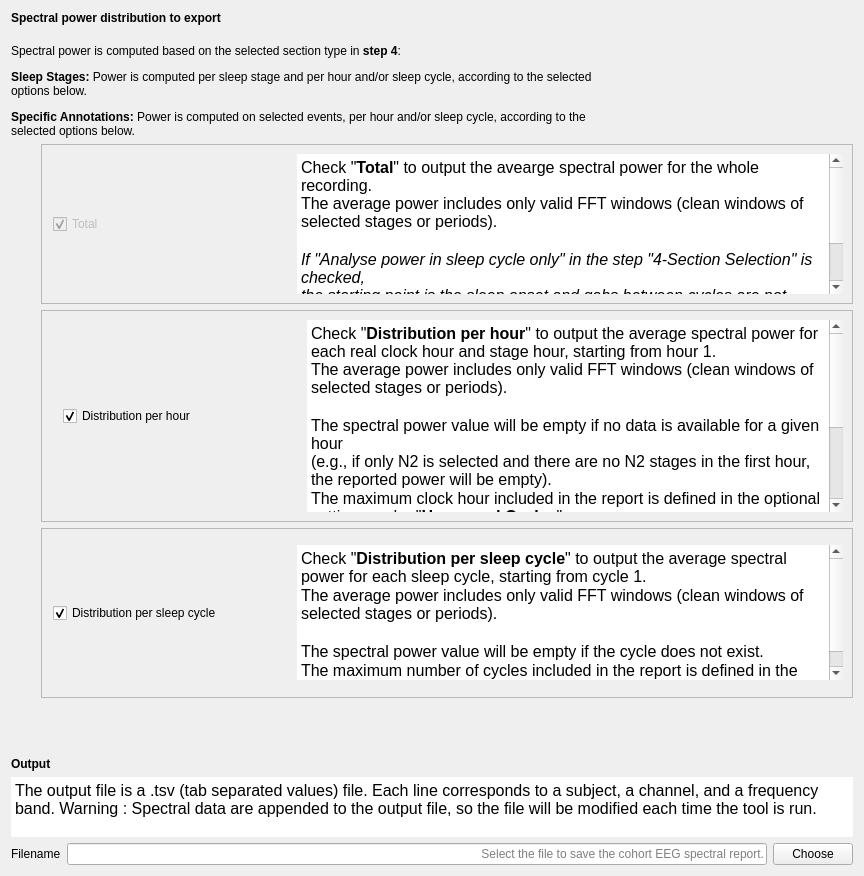
<?xml version="1.0" encoding="UTF-8"?>
<ui version="4.0">
 <class>Outputfiles</class>
 <widget class="QWidget" name="Outputfiles">
  <property name="geometry">
   <rect>
    <x>0</x>
    <y>0</y>
    <width>864</width>
    <height>876</height>
   </rect>
  </property>
  <property name="windowTitle">
   <string/>
  </property>
  <layout class="QVBoxLayout" name="verticalLayout_3">
   <item>
    <widget class="QLabel" name="label">
     <property name="font">
      <font>
       <italic>false</italic>
       <bold>false</bold>
      </font>
     </property>
     <property name="text">
      <string>&lt;html&gt;&lt;head/&gt;&lt;body&gt;&lt;p&gt;&lt;span style=&quot; font-weight:600;&quot;&gt;Spectral power distribution to export&lt;/span&gt;&lt;/p&gt;&lt;/body&gt;&lt;/html&gt;</string>
     </property>
    </widget>
   </item>
   <item>
    <spacer name="verticalSpacer_4">
     <property name="orientation">
      <enum>Qt::Orientation::Vertical</enum>
     </property>
     <property name="sizeType">
      <enum>QSizePolicy::Policy::Fixed</enum>
     </property>
     <property name="sizeHint" stdset="0">
      <size>
       <width>20</width>
       <height>13</height>
      </size>
     </property>
    </spacer>
   </item>
   <item>
    <widget class="QLabel" name="label_2">
     <property name="text">
      <string>&lt;html&gt;&lt;head/&gt;&lt;body&gt;&lt;p&gt;Spectral power is computed based on the selected section type in &lt;span style=&quot; font-weight:700;&quot;&gt;step 4&lt;/span&gt;:&lt;/p&gt;&lt;p&gt;&lt;span style=&quot; font-weight:700;&quot;&gt;Sleep Stages:&lt;/span&gt; Power is computed per sleep stage and per hour and/or sleep cycle, according to the selected &lt;br/&gt;options below.&lt;/p&gt;&lt;p&gt;&lt;span style=&quot; font-weight:700;&quot;&gt;Specific Annotations:&lt;/span&gt; Power is computed on selected events, per hour and/or sleep cycle, according to the &lt;br/&gt;selected options below.&lt;/p&gt;&lt;/body&gt;&lt;/html&gt;</string>
     </property>
    </widget>
   </item>
   <item>
    <layout class="QHBoxLayout" name="horizontalLayout_5">
     <item>
      <spacer name="horizontalSpacer_2">
       <property name="orientation">
        <enum>Qt::Orientation::Horizontal</enum>
       </property>
       <property name="sizeType">
        <enum>QSizePolicy::Policy::Fixed</enum>
       </property>
       <property name="sizeHint" stdset="0">
        <size>
         <width>30</width>
         <height>13</height>
        </size>
       </property>
      </spacer>
     </item>
     <item>
      <layout class="QVBoxLayout" name="verticalLayout">
       <item>
        <widget class="QFrame" name="frame">
         <property name="frameShape">
          <enum>QFrame::Shape::StyledPanel</enum>
         </property>
         <property name="frameShadow">
          <enum>QFrame::Shadow::Raised</enum>
         </property>
         <layout class="QHBoxLayout" name="horizontalLayout">
          <item>
           <spacer name="horizontalSpacer_3">
            <property name="orientation">
             <enum>Qt::Orientation::Horizontal</enum>
            </property>
            <property name="sizeType">
             <enum>QSizePolicy::Policy::Fixed</enum>
            </property>
            <property name="sizeHint" stdset="0">
             <size>
              <width>2</width>
              <height>20</height>
             </size>
            </property>
           </spacer>
          </item>
          <item>
           <widget class="QCheckBox" name="total_checkBox">
            <property name="enabled">
             <bool>false</bool>
            </property>
            <property name="minimumSize">
             <size>
              <width>238</width>
              <height>0</height>
             </size>
            </property>
            <property name="maximumSize">
             <size>
              <width>238</width>
              <height>16777215</height>
             </size>
            </property>
            <property name="toolTip">
             <string/>
            </property>
            <property name="text">
             <string>Total</string>
            </property>
            <property name="checked">
             <bool>true</bool>
            </property>
           </widget>
          </item>
          <item>
           <widget class="QTextEdit" name="textEdit_tot">
            <property name="sizePolicy">
             <sizepolicy hsizetype="Expanding" vsizetype="Preferred">
              <horstretch>0</horstretch>
              <verstretch>0</verstretch>
             </sizepolicy>
            </property>
            <property name="maximumSize">
             <size>
              <width>16777215</width>
              <height>140</height>
             </size>
            </property>
            <property name="frameShape">
             <enum>QFrame::Shape::NoFrame</enum>
            </property>
            <property name="frameShadow">
             <enum>QFrame::Shadow::Plain</enum>
            </property>
            <property name="lineWidth">
             <number>0</number>
            </property>
            <property name="readOnly">
             <bool>true</bool>
            </property>
            <property name="html">
             <string>&lt;!DOCTYPE HTML PUBLIC &quot;-//W3C//DTD HTML 4.0//EN&quot; &quot;http://www.w3.org/TR/REC-html40/strict.dtd&quot;&gt;
&lt;html&gt;&lt;head&gt;&lt;meta name=&quot;qrichtext&quot; content=&quot;1&quot; /&gt;&lt;meta charset=&quot;utf-8&quot; /&gt;&lt;style type=&quot;text/css&quot;&gt;
p, li { white-space: pre-wrap; }
hr { height: 1px; border-width: 0; }
li.unchecked::marker { content: &quot;\2610&quot;; }
li.checked::marker { content: &quot;\2612&quot;; }
&lt;/style&gt;&lt;/head&gt;&lt;body style=&quot; font-size:12pt; font-weight:400; font-style:normal;&quot;&gt;
&lt;p style=&quot; margin-top:0px; margin-bottom:0px; margin-left:0px; margin-right:0px; -qt-block-indent:0; text-indent:0px;&quot;&gt;Check &amp;quot;&lt;span style=&quot; font-weight:600;&quot;&gt;Total&lt;/span&gt;&amp;quot; to output the avearge spectral power for the whole recording. &lt;br /&gt;The average power includes only valid FFT windows (clean windows of selected stages or periods).&lt;/p&gt;
&lt;p style=&quot;-qt-paragraph-type:empty; margin-top:0px; margin-bottom:0px; margin-left:0px; margin-right:0px; -qt-block-indent:0; text-indent:0px;&quot;&gt;&lt;br /&gt;&lt;/p&gt;
&lt;p style=&quot; margin-top:0px; margin-bottom:0px; margin-left:0px; margin-right:0px; -qt-block-indent:0; text-indent:0px;&quot;&gt;&lt;span style=&quot; font-style:italic;&quot;&gt;If &amp;quot;Analyse power in sleep cycle only&amp;quot; in the step &amp;quot;4-Section Selection&amp;quot; is checked, &lt;br /&gt;the starting point is the sleep onset and gabs between cycles are not analysed.&lt;br /&gt;Otherwise all the recording is analysed, even before the sleep onset and after the last asleep epoch.&lt;/span&gt;&lt;/p&gt;&lt;/body&gt;&lt;/html&gt;</string>
            </property>
           </widget>
          </item>
         </layout>
        </widget>
       </item>
       <item>
        <widget class="QFrame" name="frame_2">
         <property name="frameShape">
          <enum>QFrame::Shape::StyledPanel</enum>
         </property>
         <property name="frameShadow">
          <enum>QFrame::Shadow::Raised</enum>
         </property>
         <layout class="QHBoxLayout" name="horizontalLayout_3">
          <item>
           <spacer name="horizontalSpacer">
            <property name="orientation">
             <enum>Qt::Orientation::Horizontal</enum>
            </property>
            <property name="sizeType">
             <enum>QSizePolicy::Policy::Fixed</enum>
            </property>
            <property name="sizeHint" stdset="0">
             <size>
              <width>12</width>
              <height>20</height>
             </size>
            </property>
           </spacer>
          </item>
          <item>
           <widget class="QCheckBox" name="hour_checkBox">
            <property name="minimumSize">
             <size>
              <width>238</width>
              <height>0</height>
             </size>
            </property>
            <property name="maximumSize">
             <size>
              <width>238</width>
              <height>16777215</height>
             </size>
            </property>
            <property name="toolTip">
             <string/>
            </property>
            <property name="text">
             <string>Distribution per hour</string>
            </property>
            <property name="checked">
             <bool>true</bool>
            </property>
           </widget>
          </item>
          <item>
           <widget class="QTextEdit" name="textEdit_hour">
            <property name="sizePolicy">
             <sizepolicy hsizetype="Expanding" vsizetype="Expanding">
              <horstretch>0</horstretch>
              <verstretch>0</verstretch>
             </sizepolicy>
            </property>
            <property name="minimumSize">
             <size>
              <width>0</width>
              <height>0</height>
             </size>
            </property>
            <property name="maximumSize">
             <size>
              <width>16777215</width>
              <height>16777215</height>
             </size>
            </property>
            <property name="frameShape">
             <enum>QFrame::Shape::NoFrame</enum>
            </property>
            <property name="frameShadow">
             <enum>QFrame::Shadow::Plain</enum>
            </property>
            <property name="lineWidth">
             <number>0</number>
            </property>
            <property name="readOnly">
             <bool>true</bool>
            </property>
            <property name="html">
             <string>&lt;!DOCTYPE HTML PUBLIC &quot;-//W3C//DTD HTML 4.0//EN&quot; &quot;http://www.w3.org/TR/REC-html40/strict.dtd&quot;&gt;
&lt;html&gt;&lt;head&gt;&lt;meta name=&quot;qrichtext&quot; content=&quot;1&quot; /&gt;&lt;meta charset=&quot;utf-8&quot; /&gt;&lt;style type=&quot;text/css&quot;&gt;
p, li { white-space: pre-wrap; }
hr { height: 1px; border-width: 0; }
li.unchecked::marker { content: &quot;\2610&quot;; }
li.checked::marker { content: &quot;\2612&quot;; }
&lt;/style&gt;&lt;/head&gt;&lt;body style=&quot; font-size:12pt; font-weight:400; font-style:normal;&quot;&gt;
&lt;p style=&quot; margin-top:0px; margin-bottom:0px; margin-left:0px; margin-right:0px; -qt-block-indent:0; text-indent:0px;&quot;&gt;Check &amp;quot;&lt;span style=&quot; font-weight:600;&quot;&gt;Distribution per hour&lt;/span&gt;&amp;quot; to output the average spectral power for each real clock hour and stage hour, starting from hour 1. &lt;br /&gt;The average power includes only valid FFT windows (clean windows of selected stages or periods).&lt;/p&gt;
&lt;p style=&quot;-qt-paragraph-type:empty; margin-top:0px; margin-bottom:0px; margin-left:0px; margin-right:0px; -qt-block-indent:0; text-indent:0px;&quot;&gt;&lt;br /&gt;&lt;/p&gt;
&lt;p style=&quot; margin-top:0px; margin-bottom:0px; margin-left:0px; margin-right:0px; -qt-block-indent:0; text-indent:0px;&quot;&gt;The spectral power value will be empty if no data is available for a given hour &lt;br /&gt;(e.g., if only N2 is selected and there are no N2 stages in the first hour, the reported power will be empty).&lt;/p&gt;
&lt;p style=&quot; margin-top:0px; margin-bottom:0px; margin-left:0px; margin-right:0px; -qt-block-indent:0; text-indent:0px;&quot;&gt;The maximum clock hour included in the report is defined in the optional settings under &amp;quot;&lt;span style=&quot; font-weight:600;&quot;&gt;Hours and Cycles&lt;/span&gt;&amp;quot;.&lt;/p&gt;
&lt;p style=&quot;-qt-paragraph-type:empty; margin-top:0px; margin-bottom:0px; margin-left:0px; margin-right:0px; -qt-block-indent:0; text-indent:0px;&quot;&gt;&lt;br /&gt;&lt;/p&gt;
&lt;p style=&quot; margin-top:0px; margin-bottom:0px; margin-left:0px; margin-right:0px; -qt-block-indent:0; text-indent:0px;&quot;&gt;&lt;span style=&quot; font-style:italic;&quot;&gt;If &amp;quot;Analyse power in sleep cycle only&amp;quot; in the step &amp;quot;4-Section Selection&amp;quot; is checked, &lt;br /&gt;the starting point is the sleep onset and gabs between cycles are not analysed.&lt;br /&gt;Otherwise all the recording is analysed, even before the sleep onset and after the last asleep epoch.&lt;/span&gt;&lt;/p&gt;&lt;/body&gt;&lt;/html&gt;</string>
            </property>
           </widget>
          </item>
         </layout>
        </widget>
       </item>
       <item>
        <widget class="QFrame" name="frame_3">
         <property name="frameShape">
          <enum>QFrame::Shape::StyledPanel</enum>
         </property>
         <property name="frameShadow">
          <enum>QFrame::Shadow::Raised</enum>
         </property>
         <layout class="QHBoxLayout" name="horizontalLayout_4">
          <item>
           <spacer name="horizontalSpacer_4">
            <property name="orientation">
             <enum>Qt::Orientation::Horizontal</enum>
            </property>
            <property name="sizeType">
             <enum>QSizePolicy::Policy::Fixed</enum>
            </property>
            <property name="sizeHint" stdset="0">
             <size>
              <width>2</width>
              <height>20</height>
             </size>
            </property>
           </spacer>
          </item>
          <item>
           <widget class="QCheckBox" name="cycle_checkBox">
            <property name="minimumSize">
             <size>
              <width>238</width>
              <height>0</height>
             </size>
            </property>
            <property name="maximumSize">
             <size>
              <width>238</width>
              <height>16777215</height>
             </size>
            </property>
            <property name="toolTip">
             <string/>
            </property>
            <property name="text">
             <string>Distribution per sleep cycle</string>
            </property>
            <property name="checked">
             <bool>true</bool>
            </property>
           </widget>
          </item>
          <item>
           <widget class="QTextEdit" name="textEdit_cycle">
            <property name="sizePolicy">
             <sizepolicy hsizetype="Expanding" vsizetype="Expanding">
              <horstretch>0</horstretch>
              <verstretch>0</verstretch>
             </sizepolicy>
            </property>
            <property name="minimumSize">
             <size>
              <width>0</width>
              <height>0</height>
             </size>
            </property>
            <property name="maximumSize">
             <size>
              <width>16777215</width>
              <height>135</height>
             </size>
            </property>
            <property name="frameShape">
             <enum>QFrame::Shape::NoFrame</enum>
            </property>
            <property name="frameShadow">
             <enum>QFrame::Shadow::Plain</enum>
            </property>
            <property name="lineWidth">
             <number>0</number>
            </property>
            <property name="readOnly">
             <bool>true</bool>
            </property>
            <property name="html">
             <string>&lt;!DOCTYPE HTML PUBLIC &quot;-//W3C//DTD HTML 4.0//EN&quot; &quot;http://www.w3.org/TR/REC-html40/strict.dtd&quot;&gt;
&lt;html&gt;&lt;head&gt;&lt;meta name=&quot;qrichtext&quot; content=&quot;1&quot; /&gt;&lt;meta charset=&quot;utf-8&quot; /&gt;&lt;style type=&quot;text/css&quot;&gt;
p, li { white-space: pre-wrap; }
hr { height: 1px; border-width: 0; }
li.unchecked::marker { content: &quot;\2610&quot;; }
li.checked::marker { content: &quot;\2612&quot;; }
&lt;/style&gt;&lt;/head&gt;&lt;body style=&quot; font-size:12pt; font-weight:400; font-style:normal;&quot;&gt;
&lt;p style=&quot; margin-top:0px; margin-bottom:0px; margin-left:0px; margin-right:0px; -qt-block-indent:0; text-indent:0px;&quot;&gt;Check &amp;quot;&lt;span style=&quot; font-weight:600;&quot;&gt;Distribution per sleep cycle&lt;/span&gt;&amp;quot; to output the average spectral power for each sleep cycle, starting from cycle 1. &lt;/p&gt;
&lt;p style=&quot; margin-top:0px; margin-bottom:0px; margin-left:0px; margin-right:0px; -qt-block-indent:0; text-indent:0px;&quot;&gt;The average power includes only valid FFT windows (clean windows of selected stages or periods).&lt;/p&gt;
&lt;p style=&quot;-qt-paragraph-type:empty; margin-top:0px; margin-bottom:0px; margin-left:0px; margin-right:0px; -qt-block-indent:0; text-indent:0px;&quot;&gt;&lt;br /&gt;&lt;/p&gt;
&lt;p style=&quot; margin-top:0px; margin-bottom:0px; margin-left:0px; margin-right:0px; -qt-block-indent:0; text-indent:0px;&quot;&gt;The spectral power value will be empty if the cycle does not exist.&lt;/p&gt;
&lt;p style=&quot; margin-top:0px; margin-bottom:0px; margin-left:0px; margin-right:0px; -qt-block-indent:0; text-indent:0px;&quot;&gt;The maximum number of cycles included in the report is defined in the optional settings under &amp;quot;&lt;span style=&quot; font-weight:600;&quot;&gt;Hours and Cycles&lt;/span&gt;&amp;quot;.&lt;/p&gt;&lt;/body&gt;&lt;/html&gt;</string>
            </property>
           </widget>
          </item>
         </layout>
        </widget>
       </item>
       <item>
        <spacer name="verticalSpacer_3">
         <property name="orientation">
          <enum>Qt::Orientation::Vertical</enum>
         </property>
         <property name="sizeType">
          <enum>QSizePolicy::Policy::Fixed</enum>
         </property>
         <property name="sizeHint" stdset="0">
          <size>
           <width>20</width>
           <height>13</height>
          </size>
         </property>
        </spacer>
       </item>
      </layout>
     </item>
    </layout>
   </item>
   <item>
    <spacer name="verticalSpacer">
     <property name="orientation">
      <enum>Qt::Orientation::Vertical</enum>
     </property>
     <property name="sizeType">
      <enum>QSizePolicy::Policy::Preferred</enum>
     </property>
     <property name="sizeHint" stdset="0">
      <size>
       <width>20</width>
       <height>40</height>
      </size>
     </property>
    </spacer>
   </item>
   <item>
    <layout class="QVBoxLayout" name="verticalLayout_2">
     <item>
      <widget class="QLabel" name="label_4">
       <property name="sizePolicy">
        <sizepolicy hsizetype="Preferred" vsizetype="Fixed">
         <horstretch>0</horstretch>
         <verstretch>0</verstretch>
        </sizepolicy>
       </property>
       <property name="font">
        <font>
         <italic>false</italic>
         <bold>false</bold>
        </font>
       </property>
       <property name="text">
        <string>&lt;html&gt;&lt;head/&gt;&lt;body&gt;&lt;p&gt;&lt;span style=&quot; font-weight:600;&quot;&gt;Output&lt;/span&gt;&lt;/p&gt;&lt;/body&gt;&lt;/html&gt;</string>
       </property>
      </widget>
     </item>
     <item>
      <widget class="QTextEdit" name="textEdit_4">
       <property name="maximumSize">
        <size>
         <width>16777215</width>
         <height>60</height>
        </size>
       </property>
       <property name="frameShape">
        <enum>QFrame::Shape::NoFrame</enum>
       </property>
       <property name="frameShadow">
        <enum>QFrame::Shadow::Plain</enum>
       </property>
       <property name="lineWidth">
        <number>0</number>
       </property>
       <property name="verticalScrollBarPolicy">
        <enum>Qt::ScrollBarPolicy::ScrollBarAlwaysOff</enum>
       </property>
       <property name="horizontalScrollBarPolicy">
        <enum>Qt::ScrollBarPolicy::ScrollBarAlwaysOff</enum>
       </property>
       <property name="readOnly">
        <bool>true</bool>
       </property>
       <property name="html">
        <string>&lt;!DOCTYPE HTML PUBLIC &quot;-//W3C//DTD HTML 4.0//EN&quot; &quot;http://www.w3.org/TR/REC-html40/strict.dtd&quot;&gt;
&lt;html&gt;&lt;head&gt;&lt;meta name=&quot;qrichtext&quot; content=&quot;1&quot; /&gt;&lt;meta charset=&quot;utf-8&quot; /&gt;&lt;style type=&quot;text/css&quot;&gt;
p, li { white-space: pre-wrap; }
hr { height: 1px; border-width: 0; }
li.unchecked::marker { content: &quot;\2610&quot;; }
li.checked::marker { content: &quot;\2612&quot;; }
&lt;/style&gt;&lt;/head&gt;&lt;body style=&quot; font-size:12pt; font-weight:400; font-style:normal;&quot;&gt;
&lt;p style=&quot; margin-top:0px; margin-bottom:0px; margin-left:0px; margin-right:0px; -qt-block-indent:0; text-indent:0px;&quot;&gt;The output file is a .tsv (tab separated values) file. Each line corresponds to a subject, a channel, and a frequency band. Warning : Spectral data are appended to the output file, so the file will be modified each time the tool is run.&lt;/p&gt;&lt;/body&gt;&lt;/html&gt;</string>
       </property>
      </widget>
     </item>
     <item>
      <layout class="QHBoxLayout" name="horizontalLayout_2">
       <item>
        <widget class="QLabel" name="label_3">
         <property name="text">
          <string>Filename</string>
         </property>
        </widget>
       </item>
       <item>
        <widget class="QLineEdit" name="filename_lineEdit">
         <property name="inputMask">
          <string/>
         </property>
         <property name="text">
          <string/>
         </property>
         <property name="alignment">
          <set>Qt::AlignmentFlag::AlignRight|Qt::AlignmentFlag::AlignTrailing|Qt::AlignmentFlag::AlignVCenter</set>
         </property>
         <property name="placeholderText">
          <string>Select the file to save the cohort EEG spectral report.</string>
         </property>
        </widget>
       </item>
       <item>
        <widget class="QPushButton" name="choose_pushButton">
         <property name="text">
          <string>Choose</string>
         </property>
        </widget>
       </item>
      </layout>
     </item>
    </layout>
   </item>
  </layout>
 </widget>
 <resources>
  <include location="../../../../../snooz-toolbox/src/main/python/ui/themes/themes.qrc"/>
 </resources>
 <connections>
  <connection>
   <sender>choose_pushButton</sender>
   <signal>clicked()</signal>
   <receiver>Outputfiles</receiver>
   <slot>choose_button_slot()</slot>
   <hints>
    <hint type="sourcelabel">
     <x>367</x>
     <y>221</y>
    </hint>
    <hint type="destinationlabel">
     <x>333</x>
     <y>312</y>
    </hint>
   </hints>
  </connection>
 </connections>
 <slots>
  <slot>choose_button_slot()</slot>
 </slots>
</ui>
